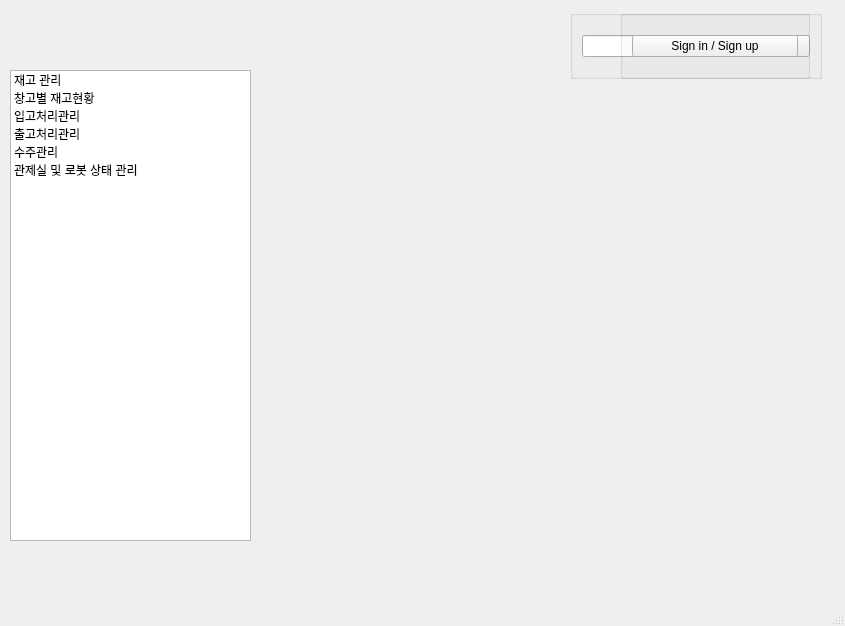
<?xml version="1.0" encoding="UTF-8"?>
<ui version="4.0">
 <class>MainWindow</class>
 <widget class="QMainWindow" name="MainWindow">
  <property name="geometry">
   <rect>
    <x>0</x>
    <y>0</y>
    <width>845</width>
    <height>626</height>
   </rect>
  </property>
  <property name="windowTitle">
   <string>MainWindow</string>
  </property>
  <widget class="QWidget" name="centralwidget">
   <widget class="QGroupBox" name="groupBox">
    <property name="geometry">
     <rect>
      <x>570</x>
      <y>10</y>
      <width>252</width>
      <height>69</height>
     </rect>
    </property>
    <property name="title">
     <string/>
    </property>
    <layout class="QHBoxLayout" name="horizontalLayout">
     <item>
      <widget class="QLineEdit" name="userEdit">
       <property name="layoutDirection">
        <enum>Qt::LeftToRight</enum>
       </property>
       <property name="alignment">
        <set>Qt::AlignRight|Qt::AlignTrailing|Qt::AlignVCenter</set>
       </property>
       <property name="readOnly">
        <bool>true</bool>
       </property>
      </widget>
     </item>
     <item>
      <widget class="QPushButton" name="logoutButton">
       <property name="text">
        <string>Log  out</string>
       </property>
      </widget>
     </item>
    </layout>
   </widget>
   <widget class="QGroupBox" name="groupBox_2">
    <property name="geometry">
     <rect>
      <x>620</x>
      <y>10</y>
      <width>190</width>
      <height>69</height>
     </rect>
    </property>
    <property name="title">
     <string/>
    </property>
    <layout class="QHBoxLayout" name="horizontalLayout_2">
     <item>
      <widget class="QPushButton" name="signinButton">
       <property name="text">
        <string>Sign in / Sign up</string>
       </property>
      </widget>
     </item>
    </layout>
   </widget>
   <widget class="QLabel" name="timelabel">
    <property name="geometry">
     <rect>
      <x>10</x>
      <y>10</y>
      <width>131</width>
      <height>21</height>
     </rect>
    </property>
    <property name="font">
     <font>
      <pointsize>15</pointsize>
     </font>
    </property>
    <property name="text">
     <string/>
    </property>
   </widget>
   <widget class="QListWidget" name="listWidget">
    <property name="geometry">
     <rect>
      <x>10</x>
      <y>70</y>
      <width>241</width>
      <height>471</height>
     </rect>
    </property>
    <item>
     <property name="text">
      <string>재고 관리</string>
     </property>
    </item>
    <item>
     <property name="text">
      <string>창고별 재고현황</string>
     </property>
    </item>
    <item>
     <property name="text">
      <string>입고처리관리</string>
     </property>
    </item>
    <item>
     <property name="text">
      <string>출고처리관리</string>
     </property>
    </item>
    <item>
     <property name="text">
      <string>수주관리</string>
     </property>
    </item>
    <item>
     <property name="text">
      <string>관제실 및 로봇 상태 관리</string>
     </property>
    </item>
   </widget>
   <zorder>listWidget</zorder>
   <zorder>groupBox</zorder>
   <zorder>groupBox_2</zorder>
   <zorder>timelabel</zorder>
  </widget>
  <widget class="QMenuBar" name="menubar">
   <property name="geometry">
    <rect>
     <x>0</x>
     <y>0</y>
     <width>845</width>
     <height>22</height>
    </rect>
   </property>
  </widget>
  <widget class="QStatusBar" name="statusbar"/>
 </widget>
 <resources/>
 <connections/>
</ui>
